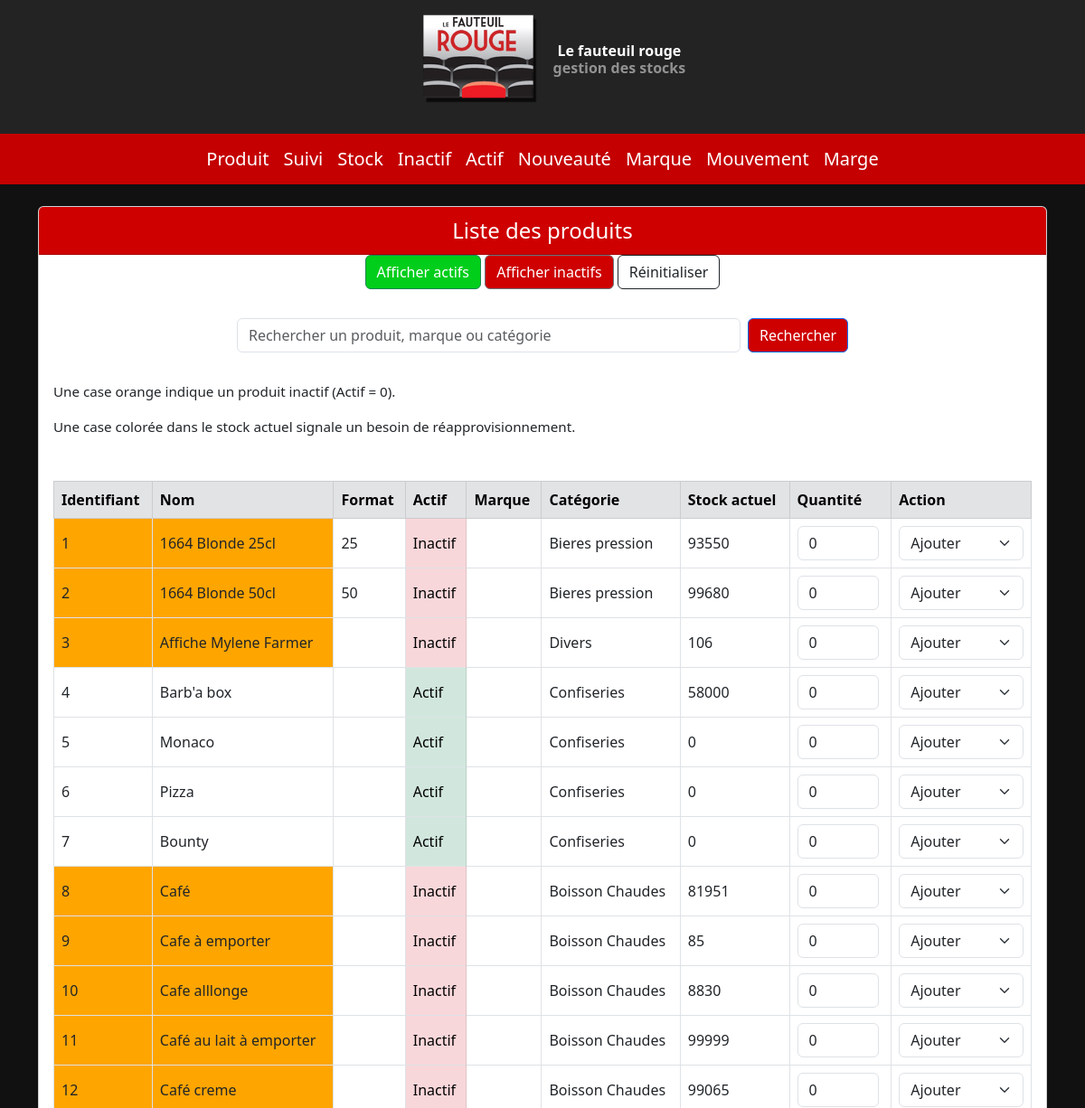
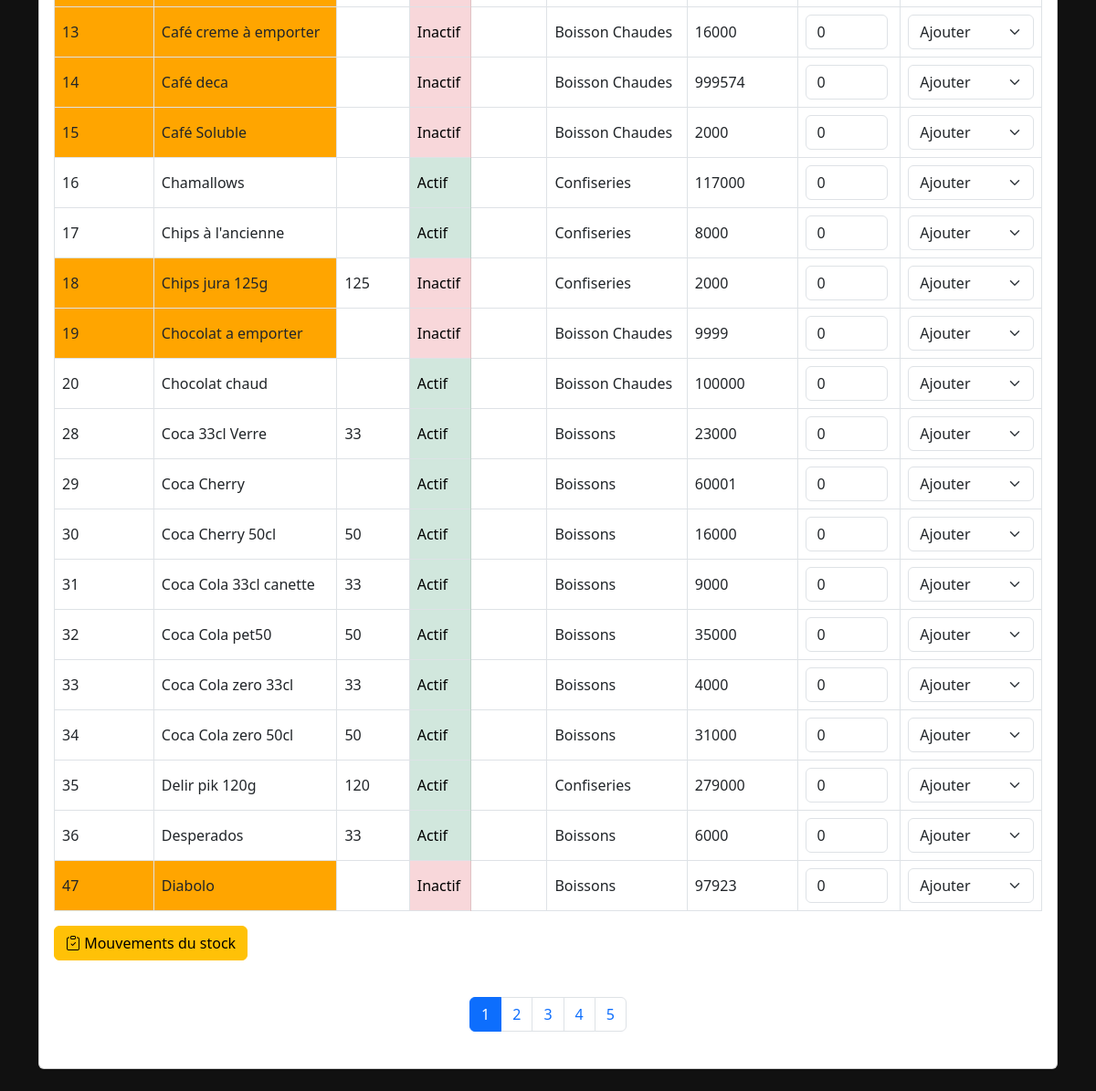
The page / on the database its author committed (2 pictures, top to bottom).
### tables this page shows
CREATE TABLE `Produit` (
  `id_produit` int(11) NOT NULL,
  `nom` varchar(100) NOT NULL,
  `format` float DEFAULT NULL,
  `actif` tinyint(1) DEFAULT 1,
  `id_marque` int(11) DEFAULT NULL,
  `id_categorie` int(11) DEFAULT NULL
);

CREATE TABLE `Categorie` (
  `id_categorie` int(11) NOT NULL,
  `nom` varchar(100) NOT NULL,
  `description` text DEFAULT NULL
);

### index.php (the view, shortened to what this page needs)
<?php
include 'donnée/connect.php';
$pdo = new PDO('mysql:host=' . $DB_HOST . ';dbname=razanateraa_cinema;charset=utf8', $DB_USER, $DB_PASS, [
    PDO::ATTR_ERRMODE => PDO::ERRMODE_EXCEPTION,
    PDO::ATTR_DEFAULT_FETCH_MODE => PDO::FETCH_ASSOC,
]);
$limit = 30;
$page = isset($_GET['page']) && is_numeric($_GET['page']) ? (int)$_GET['page'] : 1;
$offset = ($page - 1) * $limit;
$search = isset($_GET['search']) ? trim($_GET['search']) : '';
$actifFilter = isset($_GET['actif']) ? $_GET['actif'] : null;
$where = [];
$params = [];
$whereSql = count($where) ? 'WHERE ' . implode(' AND ', $where) : '';
$stmtCount = $pdo->prepare("SELECT COUNT(*) FROM Produit p
                            LEFT JOIN Marque m ON p.id_marque = m.id_marque
                            LEFT JOIN Categorie c ON p.id_categorie = c.id_categorie
                            $whereSql");
$stmtCount->execute($params);
$totalProduits = (int)$stmtCount->fetchColumn();
$totalPages = (int)ceil($totalProduits / $limit);
$orderBy = 'p.nom ASC';
if ($search === '' && $actifFilter === null) {
    $orderBy = 'p.id_produit ASC';
}
$sql = "SELECT p.*, m.nom AS nom_marque, c.nom AS nom_categorie,
               COALESCE((SELECT SUM(qs.stock_actuel) FROM QuantiteStock qs WHERE qs.id_produit = p.id_produit), 0) AS stock_actuel
        FROM Produit p
        LEFT JOIN Marque m ON p.id_marque = m.id_marque
        LEFT JOIN Categorie c ON p.id_categorie = c.id_categorie
        $whereSql
        ORDER BY $orderBy
        LIMIT :limit OFFSET :offset";
$stmt = $pdo->prepare($sql);
$stmt->bindValue(':limit', $limit, PDO::PARAM_INT);
$stmt->bindValue(':offset', $offset, PDO::PARAM_INT);
$stmt->execute();
?>
<!DOCTYPE html>
<html lang="fr">
<head>
  <link href="https://cdn.jsdelivr.net/npm/bootstrap@5.3.0/dist/css/bootstrap.min.css" rel="stylesheet" />
  <link href="https://cdn.jsdelivr.net/npm/bootstrap-icons@1.10.5/font/bootstrap-icons.css" rel="stylesheet" />
</head>
<body>
<?php include 'visuel/special.php'; ?>
<div class="container my-4">
  <div class="card">
    <div class="card-header text-center" style="background-color: rgb(206, 0, 0); color: white; font-size: 1.5rem;">
      Liste des produits
    </div>
    <div class="text-center mb-3">
      <a href="?actif=1<?= $search !== '' ? '&search=' . urlencode($search) : '' ?>"
         class="btn btn-success<?= $actifFilter === '1' ? ' active' : '' ?>"
         style="background-color: rgb(0, 206, 27);">
        Afficher actifs
      </a>
      <a href="?actif=0<?= $search !== '' ? '&search=' . urlencode($search) : '' ?>"
         class="btn btn-secondary<?= $actifFilter === '0' ? ' active' : '' ?>"
         style="background-color: rgb(206, 0, 0);">
        Afficher inactifs
      </a>
      <a href="index.php" class="btn btn-outline-dark">
        Réinitialiser
      </a>
    </div>
    <form method="get" class="my-3 d-flex justify-content-center" role="search">
      <input type="search" name="search" value="<?= htmlspecialchars($search) ?>" placeholder="Rechercher un produit, marque ou catégorie" class="form-control w-50" />
      <button type="submit" class="btn btn-primary ms-2" style="background-color: rgb(206, 0, 0)">Rechercher</button>
    </form>
    <div class="p-3" style="font-size: 0.95rem;">
      <p>Une case orange indique un produit inactif (Actif = 0).</p>
      <p>Une case colorée dans le stock actuel signale un besoin de réapprovisionnement.</p>
    </div>
    <form method="post">
      <div class="card-body">
        <div class="table-responsive">
          <table class="table table-bordered align-middle">
            <thead class="table-secondary" style="background-color: #232323;">
              <tr>
                <th>Identifiant</th>
                <th>Nom</th>
                <th>Format</th>
                <th>Actif</th>
                <th>Marque</th>
                <th>Catégorie</th>
                <th>Stock actuel</th>
                <th>Quantité</th>
                <th>Action</th>
              </tr>
            </thead>
            <tbody>
              <?php if ($totalProduits === 0): ?>
                <tr><td colspan="9" class="text-center">Aucun produit trouvé.</td></tr>
              <?php else: ?>
                <?php while ($row = $stmt->fetch()): ?>
                  <?php
                  $stock = $row['stock_actuel'] ?? 0;
                  $seuil_min = $row['seuil_min'] ?? 0;
                  $actif = $row['actif'];
                  $highlightStockStyle = ($stock < $seuil_min) ? 'style="background-color: #ff9999;"' : '';
                  $actifClass = $actif == 1 ? 'table-success' : 'table-danger';
                  $inactiveStyle = $actif == 0 ? 'style="background-color: orange;"' : '';
                  ?>
                  <tr>
                    <td <?= $inactiveStyle ?>><?= htmlspecialchars($row['id_produit']) ?></td>
                    <td <?= $inactiveStyle ?>><?= htmlspecialchars($row['nom']) ?></td>
                    <td><?= htmlspecialchars($row['format']) ?></td>
                    <td class="<?= $actifClass ?>"><?= $actif == 1 ? 'Actif' : 'Inactif' ?></td>
                    <td><?= htmlspecialchars($row['nom_marque']) ?></td>
                    <td><?= htmlspecialchars($row['nom_categorie']) ?></td>
                    <td <?= $highlightStockStyle ?>><?= $stock ?></td>
                    <td>
                      <input type="number" name="quantites[]" class="form-control" min="0" value="0" style="width: 90px;">
                    </td>
                    <td>
                      <select name="actions[]" class="form-select">
                        <option value="ajouter">Ajouter</option>
                      </select>
                    </td>
                  </tr>
                <?php endwhile; ?>
              <?php endif; ?>
            </tbody>
          </table>
        </div>
        <button type="submit" name="voir_panier" class="btn btn-warning">
          <i class="bi bi-clipboard-check"></i> Mouvements du stock
        </button>
      </div>
    </form>
    <nav class="my-4">
      <ul class="pagination justify-content-center">
        <?php
        $baseQuery = [];
        ?>
        <?php for ($i = 1; $i <= $totalPages; $i++): ?>
          <?php
          $baseQuery['page'] = $i;
          $link = 'index.php?' . http_build_query($baseQuery);
          ?>
          <li class="page-item <?= $page === $i ? 'active' : '' ?>">
            <a href="<?= $link ?>" class="page-link"><?= $i ?></a>
          </li>
        <?php endfor; ?>
      </ul>
    </nav>
  </div>
</div>
</body>
</html>

### visuel/special.php (shortened to what this page needs)
<link href="https://cdn.jsdelivr.net/npm/bootstrap@5.3.0-alpha1/dist/css/bootstrap.min.css" rel="stylesheet">
<div class="d-flex justify-content-center align-items-center py-3" style="background-color: #232323;">
  <img src="images/logo.png" alt="Logo" style="height:100px; margin-left: 20px;">
  <span class="navbar-brand mb-0 h1 text-center text-white fw-bold ms-3">
    Le fauteuil rouge
    <br>
    <small class="text-white-50 fs-6">gestion des stocks</small>
  </span>
</div>
<nav class="navbar navbar-expand-lg" style="background-color: #232323; min-height: 0;">
</nav>
<nav class="navbar" style="background-color: #c40000; min-height: 35px;">
  <div class="container d-flex justify-content-center align-items-center">
    <a href="#" class="navbar-brand text-white mx-2" style="margin-right: 20px;">Produit</a>
    <a href="page/historique.php" class="navbar-brand text-white mx-2" style="margin-left: 20px;">Suivi</a>
     <a href="page/stock.php" class="navbar-brand text-white mx-2"style="margin-left: 20px;">Stock</a>
    <a href="page/inactif.php" class="navbar-brand text-white mx-2" style="margin-left: 20px;">Inactif</a>
    <a href="page/actif.php" class="navbar-brand text-white mx-2"style="margin-left: 20px;">Actif</a>
    <a href="page/ajout.php" class="navbar-brand text-white mx-2" style="margin-left: 20px;">Nouveauté</a>
    <a href="page/marque.php" class="navbar-brand text-white mx-2" style="margin-left: 20px;">Marque</a>
    <a href="page/mouvement.php" class="navbar-brand text-white mx-2" style="margin-left: 20px;">Mouvement</a>
    <a href="page/marge.php" class="navbar-brand text-white mx-2" style="margin-left: 20px;">Marge</a>
  </div>
</nav>
<link rel="stylesheet" href="https://cdn.jsdelivr.net/npm/bootstrap-icons@1.10.0/font/bootstrap-icons.css">

### visuel/special.php (style rules this page uses)
body { background-color: #111 !important; }

### rows shown on the page
produit: id_produit "1", nom "1664 Blonde 25cl", format "25", actif "Inactif", id_categorie.nom "Bieres pression", stock "93550"
produit: id_produit "2", nom "1664 Blonde 50cl", format "50", actif "Inactif", id_categorie.nom "Bieres pression", stock "99680"
produit: id_produit "3", nom "Affiche Mylene Farmer", actif "Inactif", id_categorie.nom "Divers", stock "106"
produit: id_produit "4", nom "Barb'a box", actif "Actif", id_categorie.nom "Confiseries", stock "58000"
produit: id_produit "5", nom "Monaco", actif "Actif", id_categorie.nom "Confiseries", stock "0"
produit: id_produit "6", nom "Pizza", actif "Actif", id_categorie.nom "Confiseries", stock "0"
produit: id_produit "7", nom "Bounty", actif "Actif", id_categorie.nom "Confiseries", stock "0"
produit: id_produit "8", nom "Café", actif "Inactif", id_categorie.nom "Boisson Chaudes", stock "81951"
produit: id_produit "9", nom "Cafe à emporter", actif "Inactif", id_categorie.nom "Boisson Chaudes", stock "85"
produit: id_produit "10", nom "Cafe alllonge", actif "Inactif", id_categorie.nom "Boisson Chaudes", stock "8830"
produit: id_produit "11", nom "Café au lait à emporter", actif "Inactif", id_categorie.nom "Boisson Chaudes", stock "99999"
produit: id_produit "12", nom "Café creme", actif "Inactif", id_categorie.nom "Boisson Chaudes", stock "99065"
produit: id_produit "13", nom "Café creme à emporter", actif "Inactif", id_categorie.nom "Boisson Chaudes", stock "16000"
produit: id_produit "14", nom "Café deca", actif "Inactif", id_categorie.nom "Boisson Chaudes", stock "999574"
produit: id_produit "15", nom "Café Soluble", actif "Inactif", id_categorie.nom "Boisson Chaudes", stock "2000"
produit: id_produit "16", nom "Chamallows", actif "Actif", id_categorie.nom "Confiseries", stock "117000"
produit: id_produit "17", nom "Chips à l'ancienne", actif "Actif", id_categorie.nom "Confiseries", stock "8000"
produit: id_produit "18", nom "Chips jura 125g", format "125", actif "Inactif", id_categorie.nom "Confiseries", stock "2000"
produit: id_produit "19", nom "Chocolat a emporter", actif "Inactif", id_categorie.nom "Boisson Chaudes", stock "9999"
produit: id_produit "20", nom "Chocolat chaud", actif "Actif", id_categorie.nom "Boisson Chaudes", stock "100000"
produit: id_produit "28", nom "Coca 33cl Verre", format "33", actif "Actif", id_categorie.nom "Boissons", stock "23000"
produit: id_produit "29", nom "Coca Cherry", actif "Actif", id_categorie.nom "Boissons", stock "60001"
produit: id_produit "30", nom "Coca Cherry 50cl", format "50", actif "Actif", id_categorie.nom "Boissons", stock "16000"
produit: id_produit "31", nom "Coca Cola 33cl canette", format "33", actif "Actif", id_categorie.nom "Boissons", stock "9000"
produit: id_produit "32", nom "Coca Cola pet50", format "50", actif "Actif", id_categorie.nom "Boissons", stock "35000"
produit: id_produit "33", nom "Coca Cola zero 33cl", format "33", actif "Actif", id_categorie.nom "Boissons", stock "4000"
produit: id_produit "34", nom "Coca Cola zero 50cl", format "50", actif "Actif", id_categorie.nom "Boissons", stock "31000"
produit: id_produit "35", nom "Delir pik 120g", format "120", actif "Actif", id_categorie.nom "Confiseries", stock "279000"
produit: id_produit "36", nom "Desperados", format "33", actif "Actif", id_categorie.nom "Boissons", stock "6000"
produit: id_produit "47", nom "Diabolo", actif "Inactif", id_categorie.nom "Boissons", stock "97923"
